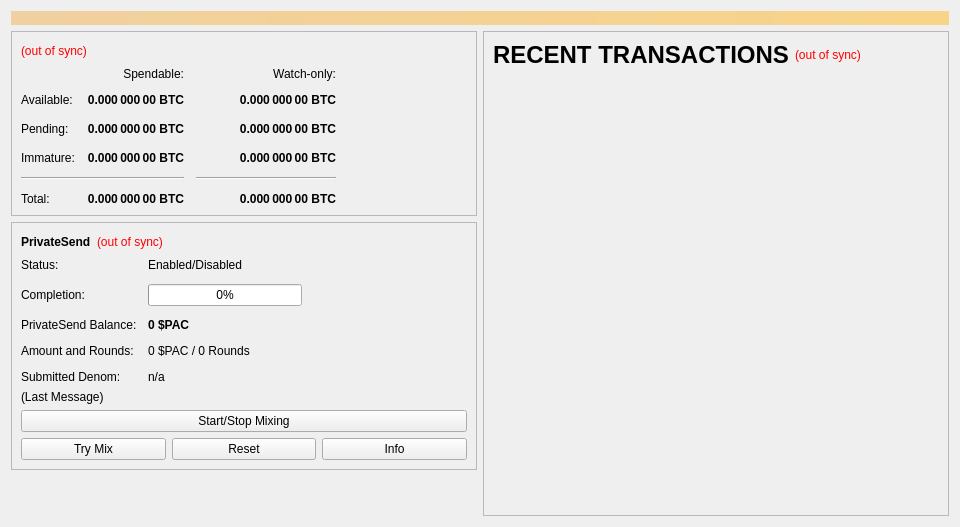
<?xml version="1.0" encoding="UTF-8"?>
<ui version="4.0">
 <class>OverviewPage</class>
 <widget class="QWidget" name="OverviewPage">
  <property name="geometry">
   <rect>
    <x>0</x>
    <y>0</y>
    <width>960</width>
    <height>527</height>
   </rect>
  </property>
  <property name="minimumSize">
   <size>
    <width>960</width>
    <height>0</height>
   </size>
  </property>
  <property name="windowTitle">
   <string>Form</string>
  </property>
  <layout class="QVBoxLayout" name="topLayout">
   <item>
    <widget class="QLabel" name="labelAlerts">
     <property name="visible">
      <bool>false</bool>
     </property>
     <property name="styleSheet">
      <string notr="true">QLabel { background-color: qlineargradient(x1: 0, y1: 0, x2: 1, y2: 0, stop:0 #F0D0A0, stop:1 #F8D488); color:#000000; }</string>
     </property>
     <property name="wordWrap">
      <bool>true</bool>
     </property>
     <property name="margin">
      <number>3</number>
     </property>
     <property name="textInteractionFlags">
      <set>Qt::TextSelectableByMouse</set>
     </property>
    </widget>
   </item>
   <item>
    <layout class="QHBoxLayout" name="horizontalLayout" stretch="1,1">
     <item>
      <layout class="QVBoxLayout" name="verticalLayout_2">
       <item>
        <widget class="QFrame" name="frame">
         <property name="frameShape">
          <enum>QFrame::StyledPanel</enum>
         </property>
         <property name="frameShadow">
          <enum>QFrame::Raised</enum>
         </property>
         <layout class="QVBoxLayout" name="verticalLayout_4">
          <item>
           <layout class="QHBoxLayout" name="horizontalLayout_4">
            <item>
             <widget class="QLabel" name="labelWalletStatus">
              <property name="toolTip">
               <string>The displayed information may be out of date. Your wallet automatically synchronizes with the Paccoin network after a connection is established, but this process has not completed yet.</string>
              </property>
              <property name="styleSheet">
               <string notr="true">QLabel { color: red; }</string>
              </property>
              <property name="text">
               <string notr="true">(out of sync)</string>
              </property>
              <property name="alignment">
               <set>Qt::AlignLeading|Qt::AlignLeft|Qt::AlignVCenter</set>
              </property>
             </widget>
            </item>
            <item>
             <spacer name="horizontalSpacer_3">
              <property name="orientation">
               <enum>Qt::Horizontal</enum>
              </property>
              <property name="sizeHint" stdset="0">
               <size>
                <width>40</width>
                <height>20</height>
               </size>
              </property>
             </spacer>
            </item>
           </layout>
          </item>
          <item>
           <layout class="QGridLayout" name="gridLayout">
            <property name="spacing">
             <number>12</number>
            </property>
            <item row="2" column="2">
             <widget class="QLabel" name="labelWatchPending">
              <property name="font">
               <font>
                <weight>75</weight>
                <bold>true</bold>
               </font>
              </property>
              <property name="cursor">
               <cursorShape>IBeamCursor</cursorShape>
              </property>
              <property name="toolTip">
               <string>Unconfirmed transactions to watch-only addresses</string>
              </property>
              <property name="text">
               <string notr="true">0.000 000 00 BTC</string>
              </property>
              <property name="alignment">
               <set>Qt::AlignRight|Qt::AlignTrailing|Qt::AlignVCenter</set>
              </property>
              <property name="textInteractionFlags">
               <set>Qt::LinksAccessibleByMouse|Qt::TextSelectableByKeyboard|Qt::TextSelectableByMouse</set>
              </property>
             </widget>
            </item>
            <item row="2" column="1">
             <widget class="QLabel" name="labelUnconfirmed">
              <property name="font">
               <font>
                <weight>75</weight>
                <bold>true</bold>
               </font>
              </property>
              <property name="cursor">
               <cursorShape>IBeamCursor</cursorShape>
              </property>
              <property name="toolTip">
               <string>Total of transactions that have yet to be confirmed, and do not yet count toward the spendable balance</string>
              </property>
              <property name="text">
               <string notr="true">0.000 000 00 BTC</string>
              </property>
              <property name="alignment">
               <set>Qt::AlignRight|Qt::AlignTrailing|Qt::AlignVCenter</set>
              </property>
              <property name="textInteractionFlags">
               <set>Qt::LinksAccessibleByMouse|Qt::TextSelectableByKeyboard|Qt::TextSelectableByMouse</set>
              </property>
             </widget>
            </item>
            <item row="3" column="2">
             <widget class="QLabel" name="labelWatchImmature">
              <property name="font">
               <font>
                <weight>75</weight>
                <bold>true</bold>
               </font>
              </property>
              <property name="cursor">
               <cursorShape>IBeamCursor</cursorShape>
              </property>
              <property name="toolTip">
               <string>Mined balance in watch-only addresses that has not yet matured</string>
              </property>
              <property name="text">
               <string notr="true">0.000 000 00 BTC</string>
              </property>
              <property name="alignment">
               <set>Qt::AlignRight|Qt::AlignTrailing|Qt::AlignVCenter</set>
              </property>
              <property name="textInteractionFlags">
               <set>Qt::LinksAccessibleByMouse|Qt::TextSelectableByKeyboard|Qt::TextSelectableByMouse</set>
              </property>
             </widget>
            </item>
            <item row="4" column="0" colspan="2">
             <widget class="Line" name="lineSpendableBalance">
              <property name="orientation">
               <enum>Qt::Horizontal</enum>
              </property>
             </widget>
            </item>
            <item row="4" column="2">
             <widget class="Line" name="lineWatchBalance">
              <property name="sizePolicy">
               <sizepolicy hsizetype="Preferred" vsizetype="Fixed">
                <horstretch>0</horstretch>
                <verstretch>0</verstretch>
               </sizepolicy>
              </property>
              <property name="minimumSize">
               <size>
                <width>140</width>
                <height>0</height>
               </size>
              </property>
              <property name="orientation">
               <enum>Qt::Horizontal</enum>
              </property>
             </widget>
            </item>
            <item row="5" column="0">
             <widget class="QLabel" name="labelTotalText">
              <property name="text">
               <string>Total:</string>
              </property>
             </widget>
            </item>
            <item row="3" column="1">
             <widget class="QLabel" name="labelImmature">
              <property name="font">
               <font>
                <weight>75</weight>
                <bold>true</bold>
               </font>
              </property>
              <property name="cursor">
               <cursorShape>IBeamCursor</cursorShape>
              </property>
              <property name="toolTip">
               <string>Mined balance that has not yet matured</string>
              </property>
              <property name="text">
               <string notr="true">0.000 000 00 BTC</string>
              </property>
              <property name="alignment">
               <set>Qt::AlignRight|Qt::AlignTrailing|Qt::AlignVCenter</set>
              </property>
              <property name="textInteractionFlags">
               <set>Qt::LinksAccessibleByMouse|Qt::TextSelectableByKeyboard|Qt::TextSelectableByMouse</set>
              </property>
             </widget>
            </item>
            <item row="2" column="3">
             <spacer name="horizontalSpacer_2">
              <property name="orientation">
               <enum>Qt::Horizontal</enum>
              </property>
              <property name="sizeHint" stdset="0">
               <size>
                <width>40</width>
                <height>20</height>
               </size>
              </property>
             </spacer>
            </item>
            <item row="3" column="0">
             <widget class="QLabel" name="labelImmatureText">
              <property name="text">
               <string>Immature:</string>
              </property>
             </widget>
            </item>
            <item row="5" column="1">
             <widget class="QLabel" name="labelTotal">
              <property name="font">
               <font>
                <weight>75</weight>
                <bold>true</bold>
               </font>
              </property>
              <property name="cursor">
               <cursorShape>IBeamCursor</cursorShape>
              </property>
              <property name="toolTip">
               <string>Your current total balance</string>
              </property>
              <property name="text">
               <string notr="true">0.000 000 00 BTC</string>
              </property>
              <property name="alignment">
               <set>Qt::AlignRight|Qt::AlignTrailing|Qt::AlignVCenter</set>
              </property>
              <property name="textInteractionFlags">
               <set>Qt::LinksAccessibleByMouse|Qt::TextSelectableByKeyboard|Qt::TextSelectableByMouse</set>
              </property>
             </widget>
            </item>
            <item row="5" column="2">
             <widget class="QLabel" name="labelWatchTotal">
              <property name="font">
               <font>
                <weight>75</weight>
                <bold>true</bold>
               </font>
              </property>
              <property name="cursor">
               <cursorShape>IBeamCursor</cursorShape>
              </property>
              <property name="toolTip">
               <string>Current total balance in watch-only addresses</string>
              </property>
              <property name="text">
               <string notr="true">0.000 000 00 BTC</string>
              </property>
              <property name="alignment">
               <set>Qt::AlignRight|Qt::AlignTrailing|Qt::AlignVCenter</set>
              </property>
              <property name="textInteractionFlags">
               <set>Qt::LinksAccessibleByMouse|Qt::TextSelectableByKeyboard|Qt::TextSelectableByMouse</set>
              </property>
             </widget>
            </item>
            <item row="0" column="2">
             <widget class="QLabel" name="labelWatchonly">
              <property name="text">
               <string>Watch-only:</string>
              </property>
              <property name="alignment">
               <set>Qt::AlignRight|Qt::AlignTrailing|Qt::AlignVCenter</set>
              </property>
             </widget>
            </item>
            <item row="1" column="0">
             <widget class="QLabel" name="labelBalanceText">
              <property name="text">
               <string>Available:</string>
              </property>
             </widget>
            </item>
            <item row="1" column="1">
             <widget class="QLabel" name="labelBalance">
              <property name="font">
               <font>
                <weight>75</weight>
                <bold>true</bold>
               </font>
              </property>
              <property name="cursor">
               <cursorShape>IBeamCursor</cursorShape>
              </property>
              <property name="toolTip">
               <string>Your current spendable balance</string>
              </property>
              <property name="text">
               <string notr="true">0.000 000 00 BTC</string>
              </property>
              <property name="alignment">
               <set>Qt::AlignRight|Qt::AlignTrailing|Qt::AlignVCenter</set>
              </property>
              <property name="textInteractionFlags">
               <set>Qt::LinksAccessibleByMouse|Qt::TextSelectableByKeyboard|Qt::TextSelectableByMouse</set>
              </property>
             </widget>
            </item>
            <item row="1" column="2">
             <widget class="QLabel" name="labelWatchAvailable">
              <property name="font">
               <font>
                <weight>75</weight>
                <bold>true</bold>
               </font>
              </property>
              <property name="cursor">
               <cursorShape>IBeamCursor</cursorShape>
              </property>
              <property name="toolTip">
               <string>Your current balance in watch-only addresses</string>
              </property>
              <property name="text">
               <string notr="true">0.000 000 00 BTC</string>
              </property>
              <property name="alignment">
               <set>Qt::AlignRight|Qt::AlignTrailing|Qt::AlignVCenter</set>
              </property>
              <property name="textInteractionFlags">
               <set>Qt::LinksAccessibleByMouse|Qt::TextSelectableByKeyboard|Qt::TextSelectableByMouse</set>
              </property>
             </widget>
            </item>
            <item row="2" column="0">
             <widget class="QLabel" name="labelPendingText">
              <property name="text">
               <string>Pending:</string>
              </property>
             </widget>
            </item>
            <item row="0" column="1">
             <widget class="QLabel" name="labelSpendable">
              <property name="text">
               <string>Spendable:</string>
              </property>
              <property name="alignment">
               <set>Qt::AlignRight|Qt::AlignTrailing|Qt::AlignVCenter</set>
              </property>
             </widget>
            </item>
           </layout>
          </item>
         </layout>
        </widget>
       </item>
       <item>
        <widget class="QFrame" name="framePrivateSend">
         <property name="layoutDirection">
          <enum>Qt::LeftToRight</enum>
         </property>
         <property name="frameShape">
          <enum>QFrame::StyledPanel</enum>
         </property>
         <property name="frameShadow">
          <enum>QFrame::Raised</enum>
         </property>
         <layout class="QVBoxLayout" name="VerticalLayout_PS1">
          <item>
           <layout class="QHBoxLayout" name="horizontalLayout_5">
            <item>
             <widget class="QLabel" name="labelPrivateSendHeader">
              <property name="font">
               <font>
                <weight>75</weight>
                <bold>true</bold>
               </font>
              </property>
              <property name="text">
               <string>PrivateSend</string>
              </property>
             </widget>
            </item>
            <item>
             <widget class="QLabel" name="labelPrivateSendSyncStatus">
              <property name="toolTip">
               <string>The displayed information may be out of date. Your wallet automatically synchronizes with the Paccoin network after a connection is established, but this process has not completed yet.</string>
              </property>
              <property name="styleSheet">
               <string notr="true">QLabel { color: red; }</string>
              </property>
              <property name="text">
               <string notr="true">(out of sync)</string>
              </property>
              <property name="alignment">
               <set>Qt::AlignLeading|Qt::AlignLeft|Qt::AlignVCenter</set>
              </property>
             </widget>
            </item>
            <item>
             <spacer name="horizontalSpacer_4">
              <property name="orientation">
               <enum>Qt::Horizontal</enum>
              </property>
              <property name="sizeHint" stdset="0">
               <size>
                <width>40</width>
                <height>20</height>
               </size>
              </property>
             </spacer>
            </item>
           </layout>
          </item>
          <item>
           <layout class="QFormLayout" name="privateSendFormLayout">
            <property name="fieldGrowthPolicy">
             <enum>QFormLayout::AllNonFixedFieldsGrow</enum>
            </property>
            <property name="horizontalSpacing">
             <number>11</number>
            </property>
            <property name="verticalSpacing">
             <number>12</number>
            </property>
            <item row="0" column="0">
             <widget class="QLabel" name="labelPrivateSendEnabledText">
              <property name="text">
               <string>Status:</string>
              </property>
             </widget>
            </item>
            <item row="0" column="1">
             <widget class="QLabel" name="labelPrivateSendEnabled">
              <property name="text">
               <string>Enabled/Disabled</string>
              </property>
             </widget>
            </item>
            <item row="1" column="0">
             <widget class="QLabel" name="labelCompletitionText">
              <property name="text">
               <string>Completion:</string>
              </property>
             </widget>
            </item>
            <item row="1" column="1">
             <widget class="QProgressBar" name="privateSendProgress">
              <property name="maximumSize">
               <size>
                <width>154</width>
                <height>16777215</height>
               </size>
              </property>
              <property name="value">
               <number>0</number>
              </property>
             </widget>
            </item>
            <item row="2" column="0">
             <widget class="QLabel" name="labelAnonymizedText">
              <property name="text">
               <string>PrivateSend Balance:</string>
              </property>
             </widget>
            </item>
            <item row="2" column="1">
             <widget class="QLabel" name="labelAnonymized">
              <property name="font">
               <font>
                <weight>75</weight>
                <bold>true</bold>
               </font>
              </property>
              <property name="text">
               <string notr="true">0 $PAC</string>
              </property>
             </widget>
            </item>
            <item row="3" column="0">
             <widget class="QLabel" name="labelAmountAndRoundsText">
              <property name="text">
               <string>Amount and Rounds:</string>
              </property>
             </widget>
            </item>
            <item row="3" column="1">
             <widget class="QLabel" name="labelAmountRounds">
              <property name="text">
               <string>0 $PAC / 0 Rounds</string>
              </property>
             </widget>
            </item>
            <item row="4" column="0">
             <widget class="QLabel" name="labelSubmittedDenomText">
              <property name="text">
               <string>Submitted Denom:</string>
              </property>
             </widget>
            </item>
            <item row="4" column="1">
             <widget class="QLabel" name="labelSubmittedDenom">
              <property name="toolTip">
               <string>The denominations you submitted to the Masternode.&lt;br&gt;To mix, other users must submit the exact same denominations.</string>
              </property>
              <property name="text">
               <string>n/a</string>
              </property>
             </widget>
            </item>
           </layout>
          </item>
          <item>
           <layout class="QVBoxLayout" name="VerticalLayout_PS">
            <item>
             <widget class="QLabel" name="labelPrivateSendLastMessage">
              <property name="text">
               <string>(Last Message)</string>
              </property>
              <property name="alignment">
               <set>Qt::AlignLeading|Qt::AlignLeft|Qt::AlignTop</set>
              </property>
              <property name="wordWrap">
               <bool>true</bool>
              </property>
             </widget>
            </item>
            <item>
             <widget class="QPushButton" name="togglePrivateSend">
              <property name="sizePolicy">
               <sizepolicy hsizetype="MinimumExpanding" vsizetype="Fixed">
                <horstretch>0</horstretch>
                <verstretch>0</verstretch>
               </sizepolicy>
              </property>
              <property name="text">
               <string>Start/Stop Mixing</string>
              </property>
             </widget>
            </item>
            <item>
             <layout class="QHBoxLayout" name="horizontalLayout_debugbuttons">
              <item>
               <widget class="QPushButton" name="privateSendAuto">
                <property name="sizePolicy">
                 <sizepolicy hsizetype="MinimumExpanding" vsizetype="Fixed">
                  <horstretch>0</horstretch>
                  <verstretch>0</verstretch>
                 </sizepolicy>
                </property>
                <property name="toolTip">
                 <string>Try to manually submit a PrivateSend request.</string>
                </property>
                <property name="text">
                 <string>Try Mix</string>
                </property>
               </widget>
              </item>
              <item>
               <widget class="QPushButton" name="privateSendReset">
                <property name="sizePolicy">
                 <sizepolicy hsizetype="MinimumExpanding" vsizetype="Fixed">
                  <horstretch>0</horstretch>
                  <verstretch>0</verstretch>
                 </sizepolicy>
                </property>
                <property name="toolTip">
                 <string>Reset the current status of PrivateSend (can interrupt PrivateSend if it's in the process of Mixing, which can cost you money!)</string>
                </property>
                <property name="autoFillBackground">
                 <bool>false</bool>
                </property>
                <property name="text">
                 <string>Reset</string>
                </property>
               </widget>
              </item>
              <item>
               <widget class="QPushButton" name="privateSendInfo">
                <property name="sizePolicy">
                 <sizepolicy hsizetype="MinimumExpanding" vsizetype="Fixed">
                  <horstretch>0</horstretch>
                  <verstretch>0</verstretch>
                 </sizepolicy>
                </property>
                <property name="toolTip">
                 <string>Information about PrivateSend and Mixing</string>
                </property>
                <property name="text">
                 <string>Info</string>
                </property>
               </widget>
              </item>
             </layout>
            </item>
           </layout>
          </item>
         </layout>
        </widget>
       </item>
       <item>
        <spacer name="verticalSpacer">
         <property name="orientation">
          <enum>Qt::Vertical</enum>
         </property>
         <property name="sizeHint" stdset="0">
          <size>
           <width>20</width>
           <height>40</height>
          </size>
         </property>
        </spacer>
       </item>
      </layout>
     </item>
     <item>
      <layout class="QVBoxLayout" name="verticalLayout_3">
       <item>
        <widget class="QFrame" name="frame_2">
         <property name="frameShape">
          <enum>QFrame::StyledPanel</enum>
         </property>
         <property name="frameShadow">
          <enum>QFrame::Raised</enum>
         </property>
         <layout class="QVBoxLayout" name="verticalLayout">
          <item>
           <layout class="QHBoxLayout" name="horizontalLayout_2">
            <item>
             <widget class="QLabel" name="label_4">
              <property name="font">
               <font>
                <pointsize>18</pointsize>
                <weight>75</weight>
                <bold>true</bold>
               </font>
              </property>
              <property name="text">
               <string>RECENT TRANSACTIONS</string>
              </property>
             </widget>
            </item>
            <item>
             <widget class="QLabel" name="labelTransactionsStatus">
              <property name="toolTip">
               <string>The displayed information may be out of date. Your wallet automatically synchronizes with the Paccoin network after a connection is established, but this process has not completed yet.</string>
              </property>
              <property name="styleSheet">
               <string notr="true">QLabel { color: red; }</string>
              </property>
              <property name="text">
               <string notr="true">(out of sync)</string>
              </property>
              <property name="alignment">
               <set>Qt::AlignLeading|Qt::AlignLeft|Qt::AlignVCenter</set>
              </property>
             </widget>
            </item>
            <item>
             <spacer name="horizontalSpacer">
              <property name="orientation">
               <enum>Qt::Horizontal</enum>
              </property>
              <property name="sizeHint" stdset="0">
               <size>
                <width>40</width>
                <height>20</height>
               </size>
              </property>
             </spacer>
            </item>
           </layout>
          </item>
          <item>
           <widget class="QListView" name="listTransactions">
            <property name="maximumSize">
             <size>
              <width>16777215</width>
              <height>16777215</height>
             </size>
            </property>
            <property name="styleSheet">
             <string notr="true">QListView { background: transparent; }</string>
            </property>
            <property name="frameShape">
             <enum>QFrame::NoFrame</enum>
            </property>
            <property name="verticalScrollBarPolicy">
             <enum>Qt::ScrollBarAlwaysOff</enum>
            </property>
            <property name="horizontalScrollBarPolicy">
             <enum>Qt::ScrollBarAlwaysOff</enum>
            </property>
            <property name="selectionMode">
             <enum>QAbstractItemView::NoSelection</enum>
            </property>
           </widget>
          </item>
          <item>
           <spacer name="verticalSpacer_2">
            <property name="orientation">
             <enum>Qt::Vertical</enum>
            </property>
            <property name="sizeHint" stdset="0">
             <size>
              <width>20</width>
              <height>40</height>
             </size>
            </property>
           </spacer>
          </item>
         </layout>
        </widget>
       </item>
      </layout>
     </item>
    </layout>
   </item>
  </layout>
 </widget>
 <resources/>
 <connections/>
</ui>
